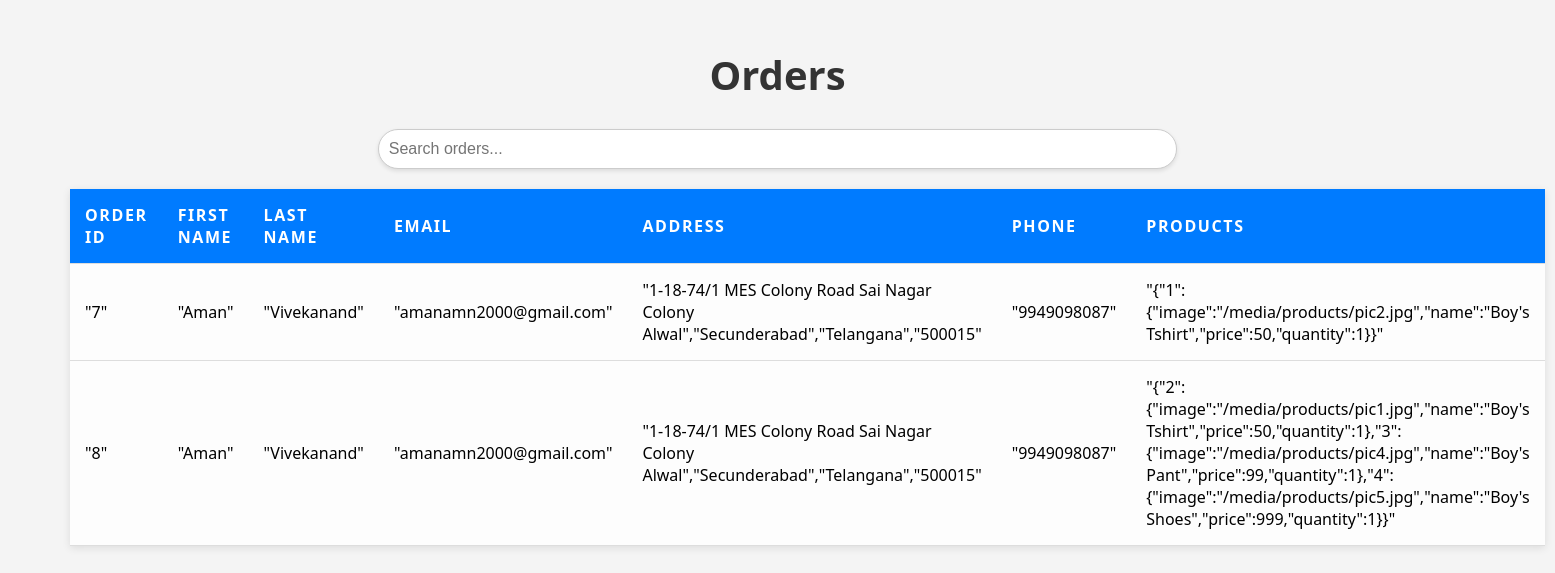
The page /order/ on the database its author committed.
### shop/models.py (models this page shows)
class order(models.Model):
    user = models.ForeignKey(User, on_delete=models.CASCADE)
    order_id = models.AutoField(primary_key=True)
    item_json = models.CharField(max_length=5000)
    first_name = models.CharField(max_length=200)
    last_name = models.CharField(max_length=200)
    email = models.CharField(max_length=200)
    address = models.CharField(max_length=800)
    city = models.CharField(max_length=200)
    state = models.CharField(max_length=200)
    zip_code = models.CharField(max_length=200)
    phone = models.CharField(max_length=200)

### shop/views.py (the view)
# urls.py: path('order/', views.Order, name='order'),
def Order(request):
    all_orders = order.objects.all()
    context = {
        "orders": all_orders,
    }
    return render(request,"orders.html",context)

### shop/templates/orders.html (shortened to what this page needs)
{%load static%}
<!DOCTYPE html>
<html lang="en">
  <head>
    <link rel="stylesheet" href={%static 'css/orderstyles.css' %} />
  </head>
  <body>
    <div class="container">
      <header>
        <h1>Orders</h1>
      </header>
      <div class="search-bar">
        <input type="text" id="search-input" placeholder="Search orders..." />
      </div>
      <table id="orders-table">
        <thead>
          <tr>
            <th>Order Id</th>
            <th>First Name</th>
            <th>Last Name</th>
            <th>Email</th>
            <th>Address</th>
            <th>Phone</th>
            <th>Products</th>
          </tr>
        </thead>
        <tbody>
          {% for order in orders%}
          <tr>
            <td>"{{order.order_id}}"</td>
            <td>"{{order.first_name}}"</td>
            <td>"{{order.last_name}}"</td>
            <td>"{{order.email}}"</td>
            <td>"{{order.address}}","{{order.city}}","{{order.state}}","{{order.zip_code}}"</td>
            <td>"{{order.phone}}"</td>
            <td>"{{order.item_json}}"</td>
          </tr>
          {%endfor%}
        </tbody>
      </table>
    </div>
  </body>
</html>

### shop/static/css/orderstyles.css (style rules this page uses)
body { font-family: "Segoe UI", Tahoma, Geneva, Verdana, sans-serif; background-color: #f4f4f4; margin: 0; padding: 0; }
.container { width: 80%; padding-top: 20px; }
header { text-align: center; margin-bottom: 20px; width: 100vw; }
h1 { color: #333; font-size: 2.5em; }
.search-bar { margin-bottom: 20px; text-align: center; width: 100vw; }
.search-bar input { padding: 10px; width: 50%; border-radius: 25px; border: 1px solid #ccc; box-shadow: 0 2px 4px rgba(0, 0, 0, 0.1); font-size: 1em; }
table { width: 100%; border-collapse: collapse; box-shadow: 0 2px 8px rgba(0, 0, 0, 0.1); background-color: #fdfdfd; margin-left: 70px; }
th, td { padding: 15px; text-align: left; border-bottom: 1px solid #ddd; }
th { background-color: #007bff; color: #fff; text-transform: uppercase; letter-spacing: 0.1em; font-size: 1em; }

### rows shown on the page
order: order_id "7", first_name "Aman", last_name "Vivekanand", email "amanamn2000@gmail.com", address "1-18-74/1 MES Colony Road Sai Nagar Colony Alwal", city "Secunderabad", state "Telangana", zip_code "500015", phone "9949098087", item_json "{\"1\":{\"image\":\"/media/products/pic2.jpg\",\"name\":\"Boy's Tshirt\",\"price\":50,\"quantity\":1}}"
order: order_id "8", first_name "Aman", last_name "Vivekanand", email "amanamn2000@gmail.com", address "1-18-74/1 MES Colony Road Sai Nagar Colony Alwal", city "Secunderabad", state "Telangana", zip_code "500015", phone "9949098087", item_json "{\"2\":{\"image\":\"/media/products/pic1.jpg\",\"name\":\"Boy's Tshirt\",\"price\":50,\"quantity\":1},\"3\":{\"image\":\"/media/products/pic4.jpg\",\"name\":\"Boy's Pant\",\"price\":99,\"quantity\":1},\"4\":{\"image\":\"/media/products/pic5.jpg\",\"name\":\"Boy's Shoes\",\"price\":999,\"quantity\":1}}"
